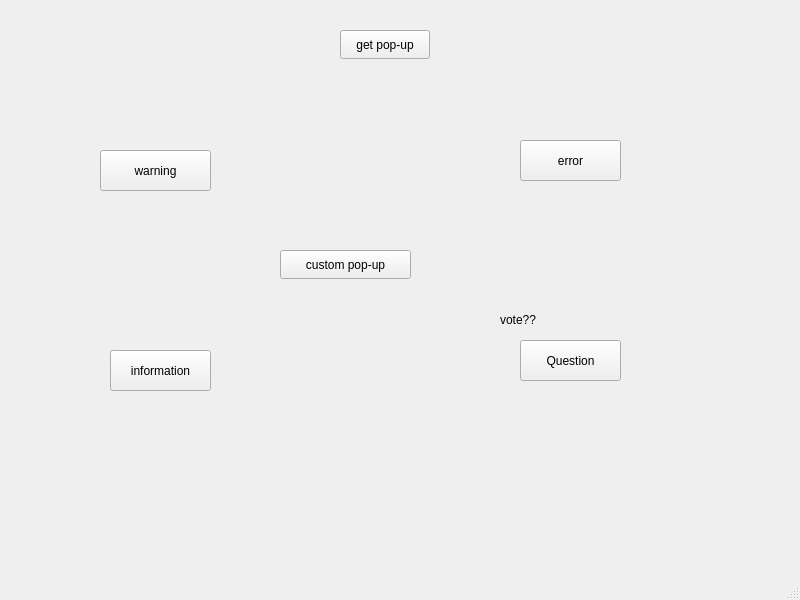
<?xml version="1.0" encoding="UTF-8"?>
<ui version="4.0">
 <class>MainWindow</class>
 <widget class="QMainWindow" name="MainWindow">
  <property name="geometry">
   <rect>
    <x>0</x>
    <y>0</y>
    <width>800</width>
    <height>600</height>
   </rect>
  </property>
  <property name="windowTitle">
   <string>MainWindow</string>
  </property>
  <widget class="QWidget" name="centralwidget">
   <widget class="QPushButton" name="pushButton">
    <property name="geometry">
     <rect>
      <x>340</x>
      <y>30</y>
      <width>90</width>
      <height>29</height>
     </rect>
    </property>
    <property name="text">
     <string>get pop-up</string>
    </property>
   </widget>
   <widget class="QPushButton" name="btn_warning">
    <property name="geometry">
     <rect>
      <x>100</x>
      <y>150</y>
      <width>111</width>
      <height>41</height>
     </rect>
    </property>
    <property name="text">
     <string>warning</string>
    </property>
   </widget>
   <widget class="QPushButton" name="btn_error">
    <property name="geometry">
     <rect>
      <x>520</x>
      <y>140</y>
      <width>101</width>
      <height>41</height>
     </rect>
    </property>
    <property name="text">
     <string>error</string>
    </property>
   </widget>
   <widget class="QPushButton" name="btn_info">
    <property name="geometry">
     <rect>
      <x>110</x>
      <y>350</y>
      <width>101</width>
      <height>41</height>
     </rect>
    </property>
    <property name="text">
     <string>information</string>
    </property>
   </widget>
   <widget class="QPushButton" name="btn_question">
    <property name="geometry">
     <rect>
      <x>520</x>
      <y>340</y>
      <width>101</width>
      <height>41</height>
     </rect>
    </property>
    <property name="text">
     <string>Question</string>
    </property>
   </widget>
   <widget class="QLabel" name="label">
    <property name="geometry">
     <rect>
      <x>500</x>
      <y>310</y>
      <width>161</width>
      <height>20</height>
     </rect>
    </property>
    <property name="text">
     <string>vote??</string>
    </property>
   </widget>
   <widget class="QPushButton" name="pushButton_2">
    <property name="geometry">
     <rect>
      <x>280</x>
      <y>250</y>
      <width>131</width>
      <height>29</height>
     </rect>
    </property>
    <property name="text">
     <string>custom pop-up</string>
    </property>
   </widget>
  </widget>
  <widget class="QMenuBar" name="menubar">
   <property name="geometry">
    <rect>
     <x>0</x>
     <y>0</y>
     <width>800</width>
     <height>25</height>
    </rect>
   </property>
  </widget>
  <widget class="QStatusBar" name="statusbar"/>
 </widget>
 <resources/>
 <connections/>
</ui>
